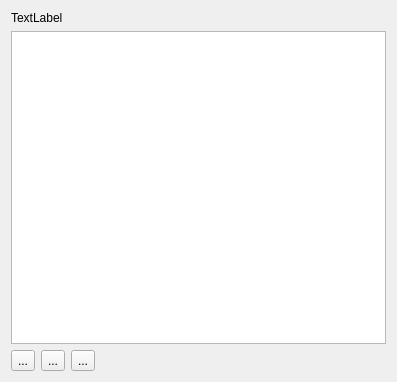
<?xml version="1.0" encoding="UTF-8"?>
<ui version="4.0">
 <class>WdgBackgrounds</class>
 <widget class="QWidget" name="WdgBackgrounds">
  <property name="geometry">
   <rect>
    <x>0</x>
    <y>0</y>
    <width>397</width>
    <height>382</height>
   </rect>
  </property>
  <property name="windowTitle">
   <string>Image Size</string>
  </property>
  <layout class="QGridLayout" name="gridLayout">
   <item row="0" column="0" colspan="2">
    <widget class="QLabel" name="blName">
     <property name="text">
      <string>TextLabel</string>
     </property>
    </widget>
   </item>
   <item row="1" column="0" colspan="4">
    <widget class="QListWidget" name="lstBackgrounds">
     <property name="viewMode">
      <enum>QListView::IconMode</enum>
     </property>
    </widget>
   </item>
   <item row="2" column="0">
    <widget class="QToolButton" name="bnAdd">
     <property name="text">
      <string>...</string>
     </property>
    </widget>
   </item>
   <item row="2" column="1">
    <widget class="QToolButton" name="bnRemove">
     <property name="text">
      <string>...</string>
     </property>
    </widget>
   </item>
   <item row="2" column="2">
    <widget class="QToolButton" name="bnReset">
     <property name="text">
      <string>...</string>
     </property>
    </widget>
   </item>
   <item row="2" column="3">
    <spacer name="horizontalSpacer">
     <property name="orientation">
      <enum>Qt::Horizontal</enum>
     </property>
     <property name="sizeHint" stdset="0">
      <size>
       <width>40</width>
       <height>20</height>
      </size>
     </property>
    </spacer>
   </item>
  </layout>
 </widget>
 <layoutdefault spacing="6" margin="11"/>
 <tabstops>
  <tabstop>lstBackgrounds</tabstop>
  <tabstop>bnAdd</tabstop>
  <tabstop>bnRemove</tabstop>
  <tabstop>bnReset</tabstop>
 </tabstops>
 <resources/>
 <connections/>
</ui>
